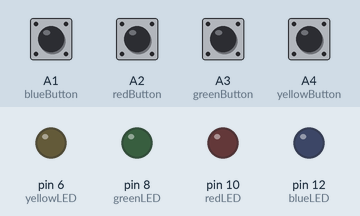
This sketch was run on a simulated Arduino Uno, built with avr-gcc and run on an emulated ATmega328P. Shown: output pins drawn as LEDs (lit = HIGH). Dashed ring = blinking. The test bench sets the inputs (shaded band); at power-on: A1 (blueButton), A2 (redButton), A3 (greenButton), A4 (yellowButton) LOW.

Above: at 1.2 s.
1.3 s: A1 (blueButton) pulled HIGH for 1 s
At 1.8 s:
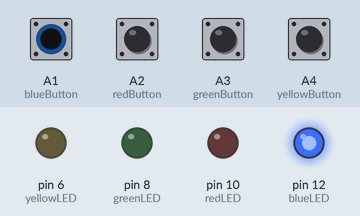
4.3 s: A2 (redButton) pulled HIGH for 0.15 s
At 4.4 s:
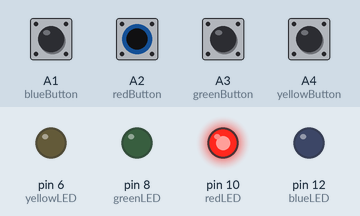
6.0 s: A3 (greenButton) pulled HIGH for 0.15 s
At 6.1 s:
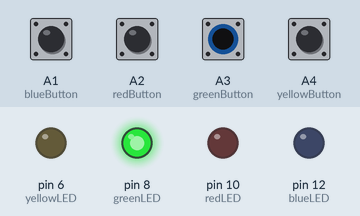
7.7 s: A4 (yellowButton) pulled HIGH for 0.15 s
At 7.8 s:
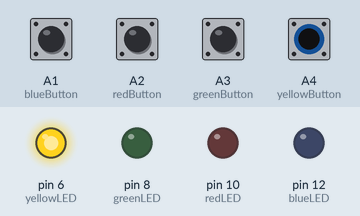
9.4 s: A2 (redButton) pulled HIGH for 1 s
At 9.6 s:
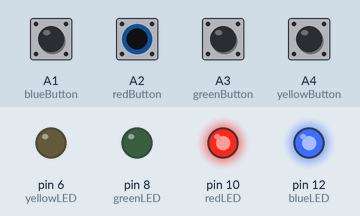
12.4 s: A1 (blueButton) driven HIGH and A3 (greenButton) driven HIGH
At 12.55 s:
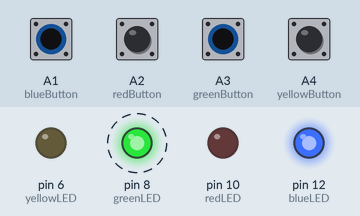
Timing chart, 0 to 16.4 s (numbered marks = the images above; inputs shaded):
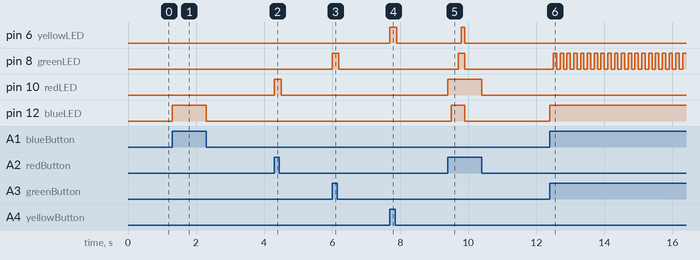

The sketch:

lightgame.ino
```cpp
//Lightgame: Get10. Certain numbers of points are assigned to each button. Press the buttons in such a way that the sum of the points gives 10 points.
//Marta Pienkosz, due November 3
//pressing a button turns a LED on

const int blueLED = 12;
const int redLED = 10;
const int greenLED = 8;
const int yellowLED = 6;

const byte blueButton = A1;
const byte redButton = A2;
const byte greenButton = A3;
const byte yellowButton = A4;

int buttonPushCounter = 0;

// 1 is blue, 2 is red, 3 is green, 4 is yellow
int BUTTONstate1 = 0;
int BUTTONstate2 = 0;
int BUTTONstate3 = 0;
int BUTTONstate4 = 0;

int lastButtonState1 = 0;
int lastButtonState2 = 0;
int lastButtonState3 = 0;
int lastButtonState4 = 0;

void setup() {
  pinMode(6, OUTPUT);
  pinMode(8, OUTPUT);
  pinMode(10, OUTPUT);
  pinMode(12, OUTPUT);
  pinMode(A1, INPUT);
  pinMode(A2, INPUT);
  pinMode(A3, INPUT);
  pinMode(A4, INPUT);
  Serial.begin(9600);
}

void loop() {
  // read the pushbutton input pin:
  int BUTTONstate1 = digitalRead(blueButton);
  // turn the led on when a button is pressed, and off when it is released
  if (BUTTONstate1 == HIGH) {
    digitalWrite(blueLED, HIGH);
    delay(100);
  }
  else {
    digitalWrite(blueLED, LOW);
  }
  // set buttonPushCounter to 0 when the transition from button on and off occurs
  if (BUTTONstate1 != lastButtonState1) {
    if (BUTTONstate1 == HIGH) {
      buttonPushCounter = 0;
      // debugging, checking if the buttonPushCounter actually works
//      Serial.print("number of button pushes: ");
//      Serial.println(buttonPushCounter);
    }
  }
  lastButtonState1 = BUTTONstate1;

  // the same steps are being used for blue button and led
  int BUTTONstate2 = digitalRead(redButton);
  if (BUTTONstate2 == HIGH) {
    digitalWrite(redLED, HIGH);
    delay(100);
  }
  else {
    digitalWrite(redLED, LOW);
  }
  if (BUTTONstate2 != lastButtonState2) {
    if (BUTTONstate2 == HIGH) {
      buttonPushCounter += 2;
    }
  }
  lastButtonState2 = BUTTONstate2;

  // the same steps are being used for green button and led
  int BUTTONstate3 = digitalRead(greenButton);

  if (BUTTONstate3 == HIGH) {
    digitalWrite(greenLED, HIGH);
    delay(100);
  }
  else {
    digitalWrite(greenLED, LOW);
  }

  if (BUTTONstate3 != lastButtonState3) {
    if (BUTTONstate3 == HIGH) {
      buttonPushCounter += 1;
    }
  }
  lastButtonState3 = BUTTONstate3;

  // the same steps are being used for yellow button and led
  int BUTTONstate4 = digitalRead(yellowButton);
  if (BUTTONstate4 == HIGH) {
    digitalWrite(yellowLED, HIGH);
    delay(100);
  }
  else {
    digitalWrite(yellowLED, LOW);
  }
  if (BUTTONstate4 != lastButtonState4) {
    if (BUTTONstate4 == HIGH) {
      buttonPushCounter += 5;
    }
  }
  lastButtonState4 = BUTTONstate4;


  if (buttonPushCounter == 10) {
    digitalWrite(blueLED, HIGH);
    delay(100);
    digitalWrite(redLED, HIGH);
    delay(100);
    digitalWrite(greenLED, HIGH);
    delay(100);
    digitalWrite(yellowLED, HIGH);
    delay(100);
    buttonPushCounter = 0;
  }
  if (buttonPushCounter != 10) {
    digitalWrite(blueLED, LOW);
    digitalWrite(redLED, LOW);
    digitalWrite(greenLED, LOW);
    digitalWrite(yellowLED, LOW);
  }
}
```

Measured:
- after the input at 1.3 s, pin 12 (blueLED): LOW → HIGH at once, → LOW 1.0 s later
- after the input at 4.3 s, pin 10 (redLED): LOW → HIGH at once, → LOW 0.20 s later
- after the input at 6.0 s, pin 8 (greenLED): LOW → HIGH at once, → LOW 0.20 s later
- after the input at 7.7 s, pin 6 (yellowLED): LOW → HIGH at once, → LOW 0.20 s later
- after the input at 9.4 s, pin 6 (yellowLED): LOW → HIGH after 0.40 s, → LOW 0.10 s later; pin 8 (greenLED): LOW → HIGH after 0.30 s, → LOW 0.20 s later; pin 10 (redLED): LOW → HIGH at once, → LOW 1.0 s later; pin 12 (blueLED): LOW → HIGH after 0.10 s, → LOW 0.40 s later
- after the input at 12.4 s, pin 8 (greenLED): alternates HIGH for 0.10 s and LOW for 0.10 s, starting after 0.10 s; pin 12 (blueLED): LOW → HIGH at once
